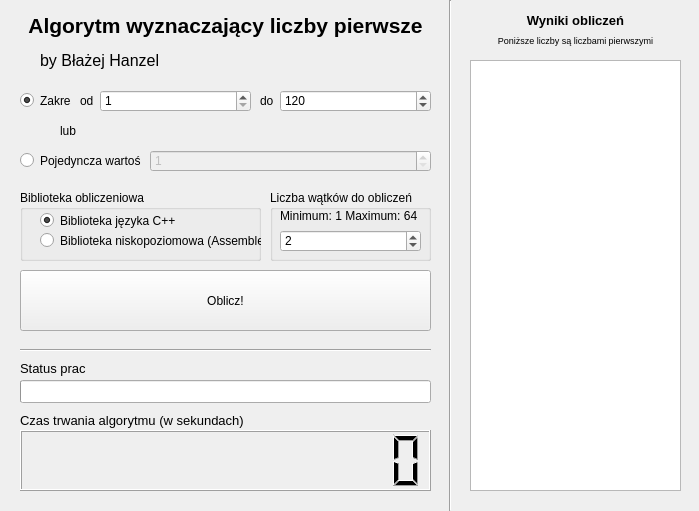
<?xml version="1.0" encoding="UTF-8"?>
<ui version="4.0">
 <class>MainWindow</class>
 <widget class="QMainWindow" name="MainWindow">
  <property name="geometry">
   <rect>
    <x>0</x>
    <y>0</y>
    <width>699</width>
    <height>511</height>
   </rect>
  </property>
  <property name="sizePolicy">
   <sizepolicy hsizetype="Fixed" vsizetype="Fixed">
    <horstretch>0</horstretch>
    <verstretch>0</verstretch>
   </sizepolicy>
  </property>
  <property name="windowTitle">
   <string>Algorytm wyznaczający liczby pierwsze - Błażej Hanzel</string>
  </property>
  <widget class="QWidget" name="centralwidget">
   <widget class="QLabel" name="label_title">
    <property name="geometry">
     <rect>
      <x>0</x>
      <y>10</y>
      <width>451</width>
      <height>31</height>
     </rect>
    </property>
    <property name="font">
     <font>
      <pointsize>16</pointsize>
      <weight>75</weight>
      <bold>true</bold>
     </font>
    </property>
    <property name="text">
     <string>Algorytm wyznaczający liczby pierwsze</string>
    </property>
    <property name="alignment">
     <set>Qt::AlignCenter</set>
    </property>
   </widget>
   <widget class="QLabel" name="label_author">
    <property name="geometry">
     <rect>
      <x>40</x>
      <y>50</y>
      <width>121</width>
      <height>21</height>
     </rect>
    </property>
    <property name="font">
     <font>
      <pointsize>12</pointsize>
     </font>
    </property>
    <property name="text">
     <string>by Błażej Hanzel</string>
    </property>
   </widget>
   <widget class="QLabel" name="label_minvalue">
    <property name="geometry">
     <rect>
      <x>80</x>
      <y>90</y>
      <width>21</width>
      <height>21</height>
     </rect>
    </property>
    <property name="text">
     <string>od</string>
    </property>
   </widget>
   <widget class="QLabel" name="label_maxvalue">
    <property name="geometry">
     <rect>
      <x>260</x>
      <y>90</y>
      <width>21</width>
      <height>21</height>
     </rect>
    </property>
    <property name="text">
     <string>do</string>
    </property>
   </widget>
   <widget class="QRadioButton" name="radioButton_twovalues">
    <property name="geometry">
     <rect>
      <x>20</x>
      <y>90</y>
      <width>51</width>
      <height>21</height>
     </rect>
    </property>
    <property name="text">
     <string>Zakres</string>
    </property>
    <property name="checked">
     <bool>true</bool>
    </property>
   </widget>
   <widget class="QRadioButton" name="radioButton_singlevalue">
    <property name="geometry">
     <rect>
      <x>20</x>
      <y>150</y>
      <width>121</width>
      <height>21</height>
     </rect>
    </property>
    <property name="text">
     <string>Pojedyncza wartość</string>
    </property>
    <property name="checked">
     <bool>false</bool>
    </property>
   </widget>
   <widget class="QLabel" name="label_or">
    <property name="geometry">
     <rect>
      <x>60</x>
      <y>120</y>
      <width>47</width>
      <height>21</height>
     </rect>
    </property>
    <property name="text">
     <string>lub</string>
    </property>
   </widget>
   <widget class="QGroupBox" name="groupBox_lib">
    <property name="geometry">
     <rect>
      <x>20</x>
      <y>190</y>
      <width>241</width>
      <height>71</height>
     </rect>
    </property>
    <property name="title">
     <string>Biblioteka obliczeniowa</string>
    </property>
    <widget class="QRadioButton" name="radioButton_libcpp">
     <property name="enabled">
      <bool>true</bool>
     </property>
     <property name="geometry">
      <rect>
       <x>20</x>
       <y>20</y>
       <width>141</width>
       <height>21</height>
      </rect>
     </property>
     <property name="text">
      <string>Biblioteka języka C++</string>
     </property>
     <property name="checked">
      <bool>true</bool>
     </property>
    </widget>
    <widget class="QRadioButton" name="radioButton_libasm">
     <property name="geometry">
      <rect>
       <x>20</x>
       <y>40</y>
       <width>221</width>
       <height>21</height>
      </rect>
     </property>
     <property name="text">
      <string>Biblioteka niskopoziomowa (Assembler)</string>
     </property>
    </widget>
   </widget>
   <widget class="QPushButton" name="pushButton">
    <property name="geometry">
     <rect>
      <x>20</x>
      <y>270</y>
      <width>411</width>
      <height>61</height>
     </rect>
    </property>
    <property name="text">
     <string>Oblicz!</string>
    </property>
   </widget>
   <widget class="QProgressBar" name="progressBar">
    <property name="geometry">
     <rect>
      <x>20</x>
      <y>380</y>
      <width>411</width>
      <height>23</height>
     </rect>
    </property>
    <property name="value">
     <number>0</number>
    </property>
    <property name="textVisible">
     <bool>false</bool>
    </property>
   </widget>
   <widget class="QListWidget" name="list_results">
    <property name="enabled">
     <bool>true</bool>
    </property>
    <property name="geometry">
     <rect>
      <x>470</x>
      <y>60</y>
      <width>211</width>
      <height>431</height>
     </rect>
    </property>
    <property name="currentRow">
     <number>-1</number>
    </property>
   </widget>
   <widget class="Line" name="line">
    <property name="geometry">
     <rect>
      <x>440</x>
      <y>0</y>
      <width>21</width>
      <height>511</height>
     </rect>
    </property>
    <property name="orientation">
     <enum>Qt::Vertical</enum>
    </property>
   </widget>
   <widget class="QLabel" name="label_resulttitle">
    <property name="geometry">
     <rect>
      <x>470</x>
      <y>10</y>
      <width>211</width>
      <height>21</height>
     </rect>
    </property>
    <property name="font">
     <font>
      <pointsize>10</pointsize>
      <weight>75</weight>
      <bold>true</bold>
     </font>
    </property>
    <property name="text">
     <string>Wyniki obliczeń</string>
    </property>
    <property name="alignment">
     <set>Qt::AlignCenter</set>
    </property>
   </widget>
   <widget class="Line" name="line_2">
    <property name="geometry">
     <rect>
      <x>20</x>
      <y>340</y>
      <width>411</width>
      <height>21</height>
     </rect>
    </property>
    <property name="orientation">
     <enum>Qt::Horizontal</enum>
    </property>
   </widget>
   <widget class="QLCDNumber" name="lcdNumber">
    <property name="geometry">
     <rect>
      <x>20</x>
      <y>430</y>
      <width>411</width>
      <height>61</height>
     </rect>
    </property>
    <property name="smallDecimalPoint">
     <bool>false</bool>
    </property>
    <property name="digitCount">
     <number>13</number>
    </property>
    <property name="value" stdset="0">
     <double>0.000000000000000</double>
    </property>
    <property name="intValue" stdset="0">
     <number>0</number>
    </property>
   </widget>
   <widget class="QLabel" name="label_workstatus">
    <property name="geometry">
     <rect>
      <x>20</x>
      <y>360</y>
      <width>141</width>
      <height>16</height>
     </rect>
    </property>
    <property name="font">
     <font>
      <pointsize>10</pointsize>
     </font>
    </property>
    <property name="text">
     <string>Status prac</string>
    </property>
   </widget>
   <widget class="QLabel" name="label_worktime">
    <property name="geometry">
     <rect>
      <x>20</x>
      <y>410</y>
      <width>231</width>
      <height>21</height>
     </rect>
    </property>
    <property name="font">
     <font>
      <pointsize>10</pointsize>
     </font>
    </property>
    <property name="text">
     <string>Czas trwania algorytmu (w sekundach)</string>
    </property>
   </widget>
   <widget class="QLabel" name="label_resultdescription">
    <property name="geometry">
     <rect>
      <x>470</x>
      <y>30</y>
      <width>211</width>
      <height>21</height>
     </rect>
    </property>
    <property name="font">
     <font>
      <pointsize>7</pointsize>
      <weight>50</weight>
      <italic>false</italic>
      <bold>false</bold>
     </font>
    </property>
    <property name="text">
     <string>Poniższe liczby są liczbami pierwszymi</string>
    </property>
    <property name="alignment">
     <set>Qt::AlignCenter</set>
    </property>
   </widget>
   <widget class="QGroupBox" name="groupBox_cores">
    <property name="geometry">
     <rect>
      <x>270</x>
      <y>190</y>
      <width>161</width>
      <height>71</height>
     </rect>
    </property>
    <property name="title">
     <string>Liczba wątków do obliczeń</string>
    </property>
    <widget class="QLabel" name="label_cores">
     <property name="geometry">
      <rect>
       <x>10</x>
       <y>10</y>
       <width>141</width>
       <height>31</height>
      </rect>
     </property>
     <property name="text">
      <string>Minimum: 1 Maximum: 64</string>
     </property>
    </widget>
    <widget class="QSpinBox" name="spinBox_cores">
     <property name="geometry">
      <rect>
       <x>10</x>
       <y>40</y>
       <width>141</width>
       <height>22</height>
      </rect>
     </property>
     <property name="minimum">
      <number>1</number>
     </property>
     <property name="maximum">
      <number>64</number>
     </property>
     <property name="value">
      <number>2</number>
     </property>
    </widget>
   </widget>
   <widget class="QSpinBox" name="spinBox_minvalue">
    <property name="geometry">
     <rect>
      <x>100</x>
      <y>90</y>
      <width>151</width>
      <height>22</height>
     </rect>
    </property>
    <property name="minimum">
     <number>1</number>
    </property>
    <property name="maximum">
     <number>2147483647</number>
    </property>
   </widget>
   <widget class="QSpinBox" name="spinBox_maxvalue">
    <property name="geometry">
     <rect>
      <x>280</x>
      <y>90</y>
      <width>151</width>
      <height>22</height>
     </rect>
    </property>
    <property name="minimum">
     <number>1</number>
    </property>
    <property name="maximum">
     <number>2147483647</number>
    </property>
    <property name="value">
     <number>120</number>
    </property>
   </widget>
   <widget class="QSpinBox" name="spinBox_singlevalue">
    <property name="enabled">
     <bool>false</bool>
    </property>
    <property name="geometry">
     <rect>
      <x>150</x>
      <y>150</y>
      <width>281</width>
      <height>22</height>
     </rect>
    </property>
    <property name="minimum">
     <number>1</number>
    </property>
    <property name="maximum">
     <number>2147483647</number>
    </property>
   </widget>
  </widget>
 </widget>
 <resources/>
 <connections/>
</ui>
